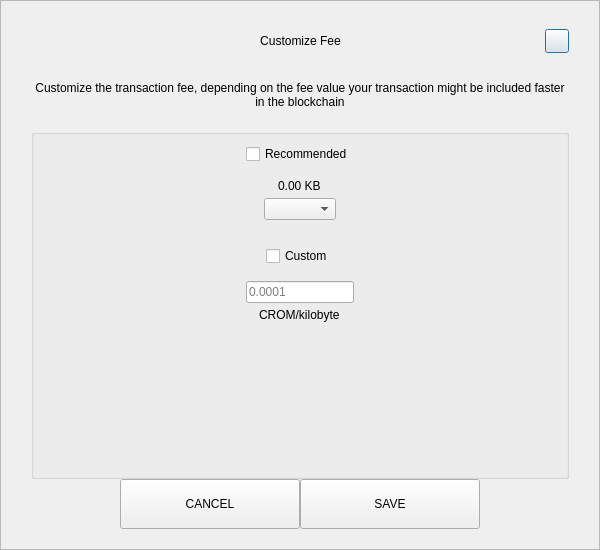
<?xml version="1.0" encoding="UTF-8"?>
<ui version="4.0">
 <class>SendCustomFeeDialog</class>
 <widget class="QDialog" name="SendCustomFeeDialog">
  <property name="geometry">
   <rect>
    <x>0</x>
    <y>0</y>
    <width>600</width>
    <height>550</height>
   </rect>
  </property>
  <property name="windowTitle">
   <string>Form</string>
  </property>
  <layout class="QVBoxLayout" name="verticalLayout_3">
   <property name="spacing">
    <number>0</number>
   </property>
   <property name="leftMargin">
    <number>0</number>
   </property>
   <property name="topMargin">
    <number>0</number>
   </property>
   <property name="rightMargin">
    <number>0</number>
   </property>
   <property name="bottomMargin">
    <number>0</number>
   </property>
   <item>
    <widget class="QFrame" name="frame">
     <property name="styleSheet">
      <string notr="true"/>
     </property>
     <property name="frameShape">
      <enum>QFrame::StyledPanel</enum>
     </property>
     <property name="frameShadow">
      <enum>QFrame::Raised</enum>
     </property>
     <layout class="QVBoxLayout" name="verticalLayout_2">
      <property name="spacing">
       <number>0</number>
      </property>
      <property name="leftMargin">
       <number>30</number>
      </property>
      <property name="topMargin">
       <number>20</number>
      </property>
      <property name="rightMargin">
       <number>30</number>
      </property>
      <property name="bottomMargin">
       <number>20</number>
      </property>
      <item>
       <layout class="QHBoxLayout" name="horizontalLayout_3">
        <property name="spacing">
         <number>0</number>
        </property>
        <item>
         <spacer name="horizontalSpacer_21">
          <property name="orientation">
           <enum>Qt::Horizontal</enum>
          </property>
          <property name="sizeHint" stdset="0">
           <size>
            <width>40</width>
            <height>20</height>
           </size>
          </property>
         </spacer>
        </item>
        <item>
         <widget class="QLabel" name="labelTitle">
          <property name="minimumSize">
           <size>
            <width>0</width>
            <height>40</height>
           </size>
          </property>
          <property name="maximumSize">
           <size>
            <width>16777215</width>
            <height>40</height>
           </size>
          </property>
          <property name="styleSheet">
           <string notr="true">padding-left:24px;</string>
          </property>
          <property name="text">
           <string>Customize Fee</string>
          </property>
          <property name="alignment">
           <set>Qt::AlignCenter</set>
          </property>
          <property name="margin">
           <number>7</number>
          </property>
         </widget>
        </item>
        <item>
         <spacer name="horizontalSpacer">
          <property name="orientation">
           <enum>Qt::Horizontal</enum>
          </property>
          <property name="sizeHint" stdset="0">
           <size>
            <width>40</width>
            <height>20</height>
           </size>
          </property>
         </spacer>
        </item>
        <item>
         <widget class="QPushButton" name="btnEsc">
          <property name="minimumSize">
           <size>
            <width>24</width>
            <height>24</height>
           </size>
          </property>
          <property name="maximumSize">
           <size>
            <width>24</width>
            <height>24</height>
           </size>
          </property>
          <property name="text">
           <string/>
          </property>
         </widget>
        </item>
       </layout>
      </item>
      <item>
       <spacer name="verticalSpacer_2">
        <property name="orientation">
         <enum>Qt::Vertical</enum>
        </property>
        <property name="sizeType">
         <enum>QSizePolicy::Fixed</enum>
        </property>
        <property name="sizeHint" stdset="0">
         <size>
          <width>20</width>
          <height>20</height>
         </size>
        </property>
       </spacer>
      </item>
      <item>
       <widget class="QLabel" name="labelMessage">
        <property name="text">
         <string>Customize the transaction fee, depending on the fee value your transaction might be included faster in the blockchain</string>
        </property>
        <property name="alignment">
         <set>Qt::AlignCenter</set>
        </property>
        <property name="wordWrap">
         <bool>true</bool>
        </property>
       </widget>
      </item>
      <item>
       <spacer name="verticalSpacer_3">
        <property name="orientation">
         <enum>Qt::Vertical</enum>
        </property>
        <property name="sizeType">
         <enum>QSizePolicy::Fixed</enum>
        </property>
        <property name="sizeHint" stdset="0">
         <size>
          <width>20</width>
          <height>20</height>
         </size>
        </property>
       </spacer>
      </item>
      <item>
       <widget class="QGroupBox" name="groupBox">
        <property name="title">
         <string/>
        </property>
        <layout class="QVBoxLayout" name="verticalLayout">
         <property name="leftMargin">
          <number>12</number>
         </property>
         <property name="rightMargin">
          <number>12</number>
         </property>
         <item>
          <layout class="QVBoxLayout" name="verticalLayout_4">
           <property name="spacing">
            <number>5</number>
           </property>
           <item alignment="Qt::AlignHCenter">
            <widget class="QCheckBox" name="checkBoxRecommended">
             <property name="text">
              <string>Recommended</string>
             </property>
            </widget>
           </item>
           <item>
            <spacer name="verticalSpacer_5">
             <property name="orientation">
              <enum>Qt::Vertical</enum>
             </property>
             <property name="sizeType">
              <enum>QSizePolicy::Fixed</enum>
             </property>
             <property name="sizeHint" stdset="0">
              <size>
               <width>20</width>
               <height>10</height>
              </size>
             </property>
            </spacer>
           </item>
           <item alignment="Qt::AlignHCenter">
            <widget class="QLabel" name="labelFee">
             <property name="text">
              <string>0.00 KB</string>
             </property>
            </widget>
           </item>
           <item alignment="Qt::AlignHCenter">
            <widget class="QComboBox" name="comboBoxRecommended"/>
           </item>
          </layout>
         </item>
         <item>
          <spacer name="verticalSpacer">
           <property name="orientation">
            <enum>Qt::Vertical</enum>
           </property>
           <property name="sizeType">
            <enum>QSizePolicy::Fixed</enum>
           </property>
           <property name="sizeHint" stdset="0">
            <size>
             <width>20</width>
             <height>20</height>
            </size>
           </property>
          </spacer>
         </item>
         <item>
          <layout class="QVBoxLayout" name="verticalLayout_5">
           <property name="spacing">
            <number>5</number>
           </property>
           <item alignment="Qt::AlignHCenter">
            <widget class="QCheckBox" name="checkBoxCustom">
             <property name="text">
              <string>Custom</string>
             </property>
            </widget>
           </item>
           <item>
            <spacer name="verticalSpacer_6">
             <property name="orientation">
              <enum>Qt::Vertical</enum>
             </property>
             <property name="sizeType">
              <enum>QSizePolicy::Fixed</enum>
             </property>
             <property name="sizeHint" stdset="0">
              <size>
               <width>20</width>
               <height>10</height>
              </size>
             </property>
            </spacer>
           </item>
           <item alignment="Qt::AlignHCenter">
            <widget class="QLineEdit" name="lineEditCustomFee">
             <property name="placeholderText">
              <string notr="true">0.0001</string>
             </property>
            </widget>
           </item>
           <item alignment="Qt::AlignHCenter">
            <widget class="QLabel" name="labelCustomFee">
             <property name="text">
              <string>CROM/kilobyte</string>
             </property>
            </widget>
           </item>
          </layout>
         </item>
         <item>
          <spacer name="verticalSpacer_4">
           <property name="orientation">
            <enum>Qt::Vertical</enum>
           </property>
           <property name="sizeHint" stdset="0">
            <size>
             <width>20</width>
             <height>40</height>
            </size>
           </property>
          </spacer>
         </item>
        </layout>
       </widget>
      </item>
      <item>
       <layout class="QHBoxLayout" name="horizontalLayout" stretch="1,2,2,1">
        <item>
         <spacer name="horizontalSpacer1">
          <property name="orientation">
           <enum>Qt::Horizontal</enum>
          </property>
          <property name="sizeHint" stdset="0">
           <size>
            <width>40</width>
            <height>20</height>
           </size>
          </property>
         </spacer>
        </item>
        <item>
         <widget class="QPushButton" name="btnCancel">
          <property name="minimumSize">
           <size>
            <width>180</width>
            <height>50</height>
           </size>
          </property>
          <property name="focusPolicy">
           <enum>Qt::NoFocus</enum>
          </property>
          <property name="text">
           <string>CANCEL</string>
          </property>
         </widget>
        </item>
        <item>
         <widget class="QPushButton" name="btnSave">
          <property name="minimumSize">
           <size>
            <width>180</width>
            <height>50</height>
           </size>
          </property>
          <property name="focusPolicy">
           <enum>Qt::NoFocus</enum>
          </property>
          <property name="text">
           <string>SAVE</string>
          </property>
         </widget>
        </item>
        <item>
         <spacer name="horizontalSpacer_2">
          <property name="orientation">
           <enum>Qt::Horizontal</enum>
          </property>
          <property name="sizeHint" stdset="0">
           <size>
            <width>40</width>
            <height>20</height>
           </size>
          </property>
         </spacer>
        </item>
       </layout>
      </item>
     </layout>
    </widget>
   </item>
  </layout>
 </widget>
 <resources/>
 <connections/>
</ui>
